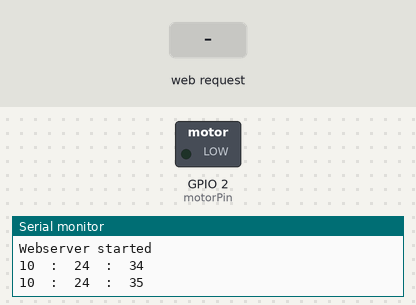
The sketch below on a simulated ESP8266 (NodeMCU). Shown: switched loads named in the sketch (green lamp = pin HIGH), the last lines printed to the serial monitor. The test bench sets the inputs (shaded band). WiFi joins after 1.5 s; servers stay silent unless stated; the local clock reads 2024-03-15 10:24:30 at power-on unless the sketch sets it; random numbers use the default seed unless the sketch sets one.

Above: at 5.7 s.
5.8 s: HTTP request GET /toggleMotor?motorState=1 received
At 7.0 s:
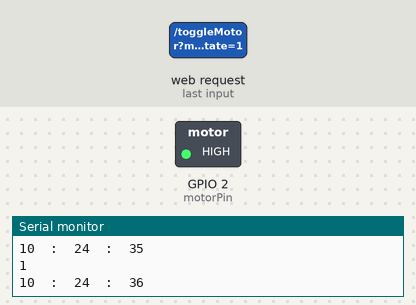
Timing chart, 0 to 8.8 s (numbered marks = the images above; inputs shaded):
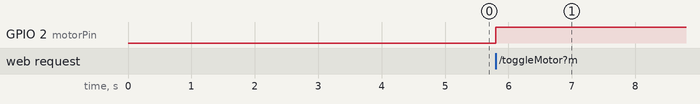

The sketch:

feeder.ino
```cpp
#include <ESP8266WiFi.h>
#include <ESP8266WebServer.h>
#include "webpage.h"
#include <time.h> // for time() ctime()

// Configuration of NTP
#define MY_NTP_SERVER "asia.pool.ntp.org"
#define MY_TZ "<+08>-8"


// Global vars
// Motor vars
int motorPin = 2;
int motorState = 0;
bool timerOn = false;
short timerIndex = -1;

// Timer vars
time_t timeNow;         // this are the seconds since Epoch (1970) - UTC
tm tmTimeNow;
short prevSec = 0;

time_t feederStartTime;
unsigned int feedDuration = 0;

short feedHour[10] = {8, 10, 12, 14, 16, 17, 23, 99, 99, 99};
short feedMin[10] = {30, 0, 0, 0, 0, 0, 59, 0, 0, 0};
short feedLength[10] = {60, 60, 60, 60, 60, 60, 80, 0, 0, 0};

ESP8266WebServer server(80);        // Init and start webserver


// Constants
String html = MAIN_page;
String feedString = "Time Feeded : ";

const char *ssid = "Multi Modal @unifi";
const char *password = "\"(mPE!fPE!fV7V7LGP";


void setup(void)
{
    // Init Serial communication
    Serial.begin(115200);
    delay(1000);


    // Init and connect to WiFi
    WiFi.begin(ssid, password);

    Serial.println("Attempting to connect to WiFi...");

    while (WiFi.status() != WL_CONNECTED)
    {
        Serial.println("----Connecting----");
        delay(250);
    }

    Serial.println("WiFi Connected !");
    Serial.print("SSID : ");
    Serial.println(ssid);
    Serial.print("IPV4 : ");
    Serial.println(WiFi.localIP());


    // Init and setup webpage
    server.on("/", echoRootPage);

    server.on("/toggleMotor", serverToggleMotor);

    server.on("/update", update); // to be updated to display instead of console.log

    server.begin();

    Serial.println("Webserver started");


    // Init pin connection
    pinMode(motorPin, OUTPUT);
    digitalWrite(motorPin, motorState);


    // Init NTP server connection
    configTime(MY_TZ, MY_NTP_SERVER);
    delay(2000);
}

// Echoes back the root page to client
void echoRootPage()
{
    server.send(200, "text/html", html);
}

// Runs when button is toggled and server.on is triggered
// Updates state of motor and updates the pin out
void serverToggleMotor()
{
    // If motor is not on, then only process the trigger, else ignore
    // In the future will add blocking of clicking the toggle button
    if (motorState == 0)
    {
        // Record time of turning on motor
        // Will set start time even if server toggle it off, but is fine as not frequent call
        time(&feederStartTime);

        // Set motor state
        motorState = server.arg("motorState").toInt();
        digitalWrite(motorPin, motorState);

        // Add duration of feeding to the feed time if server toggled the motor off
        if (motorState == 0)
            feedDuration += int(difftime(time(nullptr), feederStartTime));

        // Send success message to server and print state to serial
        server.send(200, "text/plain", "Motor State Successfully Updated");
        Serial.println(motorState);
    }
}

// Return to webpage time feeded when triggered
void update()
{
    server.send(200, "text/plain", feedString + String(feedDuration) + " Seconds.");
}

// Check whether its time to feed or not
void timeCheck()
{
    // Get time from internal clock
    time(&timeNow);     // read the current time
    localtime_r(&timeNow, &tmTimeNow);     // update the structure tm with the current time

    // Print current time
    if (tmTimeNow.tm_sec != prevSec)
    {
        Serial.print(tmTimeNow.tm_hour);
        Serial.print("  :  ");
        Serial.print(tmTimeNow.tm_min);
        Serial.print("  :  ");
        Serial.println(tmTimeNow.tm_sec);
        prevSec = tmTimeNow.tm_sec;
    }

    // Check time for whether motor should be on
    if (!timerOn)
    {
        for (size_t i = 0; i < 10; i++)
        {
            // If time and minute of array index i is current time, then turn it on
            if ((tmTimeNow.tm_hour == feedHour[i] && tmTimeNow.tm_min == feedMin[i]) && feedHour[i] != 99)
            {
                // Record starting time of turning on motor if motor was not on
                if (motorState == 0)
                    time(&feederStartTime);

                // Toggle timer flag, set timerIndex and turn motor on
                timerOn = true;
                timerIndex = i;
                motorState = 1;
                digitalWrite(motorPin, motorState);
            }
        }
    }


    // While motor is running due to timer
    if (motorState == 1 && timerOn)
    {
        // Check if already feed for x seconds
        if (difftime(time(nullptr), feederStartTime) > feedLength[timerIndex])
        {
            // Turn motor off
            motorState = 0;
            digitalWrite(motorPin, motorState);

            // Add duration of feeding to the feed time
            feedDuration += difftime(time(nullptr), feederStartTime);

            // Toggle timer flag off
            timerOn = false;
        }
    }
}

// Constantly check if wifi is connected
void wifiCheck()
{
    // Check if wifi is connected, if not then connect
    if (WiFi.status() != WL_CONNECTED)
    {
        // Connect to WiFi
        WiFi.begin(ssid, password);

        // Wait till wifi is fully connected
        while (WiFi.status() != WL_CONNECTED)
        {
            Serial.println("----Connecting----");
            delay(250);
        }
    }
}

// Changes ntp startup delay to 1 second
uint32_t sntp_startup_delay_MS_rfc_not_less_than_60000()
{
  randomSeed(A0);
  return random(1000);
}

// Runs endlessly after start up
void loop(void)
{
    // Handle server request
    server.handleClient();

    // Check whether its time to feed or not
    timeCheck();

    // Runs every 5 minutes
    if ((tmTimeNow.tm_min % 5) == 0)
    {
        // Check if the wifi is still connected
        wifiCheck();
    }
}
```

webpage.h
```cpp
const char MAIN_page[] PROGMEM = R"=====(
<!DOCTYPE html>
<html>

<head>
    <meta name="viewport" content="width=device-width, initial-scale=1">
    <title>Control Panel</title>

    <style>
        body{
            margin-top: 80px;
            margin-left: 80px;
        }

        .switch {
            position: relative;
            display: inline-block;
            width: 60px;
            height: 34px;
        }

        .switch input {
            opacity: 0;
            width: 0;
            height: 0;
        }

        .slider {
            position: absolute;
            cursor: pointer;
            top: 0;
            left: 0;
            right: 0;
            bottom: 0;
            background-color: #ccc;
            -webkit-transition: .4s;
            transition: .4s;
        }

        .slider:hover {
            background-color: #a3a3a3;
        }

        .slider:before {
            position: absolute;
            content: "";
            height: 26px;
            width: 26px;
            left: 4px;
            bottom: 4px;
            background-color: #14242c;
            -webkit-transition: .4s;
            transition: .4s;
        }

        input:checked+.slider {
            background-color: #04aa6d;
        }

        input:checked:hover+.slider {
            background-color: #148464;
        }

        input:checked+.slider:before {
            -webkit-transform: translateX(26px);
            -ms-transform: translateX(26px);
            transform: translateX(26px);
        }

        /* Rounded sliders */
        .slider.round {
            border-radius: 34px;
        }

        .slider.round:before {
            border-radius: 50%;
        }

        .update {
            background-color: #02bd79;
            border: none;
            border-radius: 20px;
            color: rgb(255, 255, 255);
            font-size: x-large;
            width: 150px;
            height: 50px;
            transition: transform 0.1s, background-color 0.3s ease;
    cursor: pointer; /* Optional: changes the cursor to a pointer to indicate it's clickable */
}

.update:hover {
    background-color: #00a165; /* Slightly darker green on hover */
}

.update:active {
    background-color: #008a55; /* Even darker green to show it's being pressed */
    transform: scale(0.95); /* Scales down the button to give a press effect */
}
    </style>

</head>

<body>
    <h1>Motor Toggle</h1>

    <br />
    <br />
    <br />

    <label class="switch">
        <input type="checkbox" onchange="toggleMotor(this)">
        <span class="slider round"></span>
    </label>

    <br />
    <br />
    <br />
    <br />
    <br />
    <br />

    <button onclick="update()" class="update">Update</button>

    <script>

        function toggleMotor(toggler) {
            fetch('/toggleMotor?motorState=' + (toggler.checked ? '1' : '0'))
                .then(response => console.log(response.text()))
                .catch(error => console.error('Error occured during FETCH API. \n ERROR : ', error));
        }


        function update(){
            fetch('/update')
                .then(response => console.log(response.text()))
                .catch(error => console.error('Error occured during FETCH API. \n ERROR : ', error));

        }

    </script>
</body>

</html>
)=====";
```

Measured:
- after the input at 5.8 s, GPIO 2 (motorPin): LOW → HIGH at once
